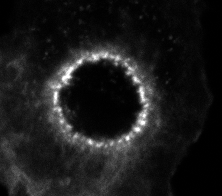
#> input picture FPRosetteImages/5umIgGDisks/2.czi_ROI-1_actin.tif, 222 x 196 px; its folder holds 6 pictures in this run
$ jupyter execute --allow-errors Podosome_Counting.ipynb
#> lines starting #> are read from the running program, lines starting #| are printed output that depends on the picture
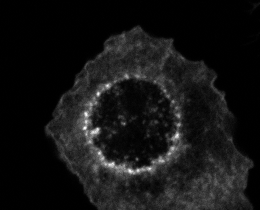
#> input picture FPRosetteImages/5umIgGDisks/4.czi_ROI-0_actin.tif, 260 x 210 px
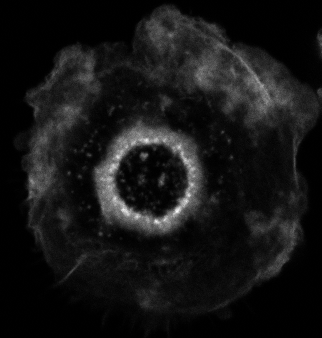
#> input picture FPRosetteImages/5umIgGDisks/6.czi_ROI-0_actin.tif, 322 x 338 px
[cell 1]
#imports
import matplotlib.pyplot as plt
from matplotlib.lines import Line2D
import numpy as np
import scipy as scpy
from scipy import stats
from scipy import ndimage
from skimage.transform import resize
import dionysus as d
import os
import csv
import pandas as pd
import seaborn as sns
import pickle
from sklearn.cluster import KMeans
from statannot import add_stat_annotation

from mpl_toolkits.mplot3d import Axes3D
from mpl_toolkits.axes_grid1 import make_axes_locatable
from skimage import io

# This requires the helper_function.py file from:
# https://github.com/elstonlab/PodosomeImageAnalysis
import importlib
import helper_functions
importlib.reload(helper_functions)
from helper_functions import *

# %matplotlib notebook
import warnings
warnings.filterwarnings('ignore')

from matplotlib.backends.backend_pdf import PdfPages

import matplotlib
matplotlib.rcParams['pdf.fonttype']=42
matplotlib.rcParams['ps.fonttype']=42
matplotlib.rcParams['font.sans-serif']="Arial"
matplotlib.rcParams['font.family']="sans-serif"
# matplotlib.rcParams.update({'font.size': 12})

#### Load in images and determine user inputs

### 5 um radii disks

[cell 2]
#Load in 5 um radii disks
image_loc = 'FPRosetteImages/5umIgGDisks'

image_files = ['/2.czi_ROI-1_actin.tif','/4.czi_ROI-0_actin.tif','/6.czi_ROI-0_actin.tif',
               '/7.czi_ROI-0_actin.tif','/7.czi_ROI-1_actin.tif','/10.czi_ROI-0_actin.tif',
               '/16.czi_ROI-0_actin.tif','/16.czi_ROI-1_actin.tif']


#> (the rest of this cell did not finish here and is left out)

[cell 3]
## define pixel and feature sizes
pix_size = 34.26/260
#> pix_size = 0.132

pod_feature_size = 0.3 #um
site_feature_size = 6 #um
